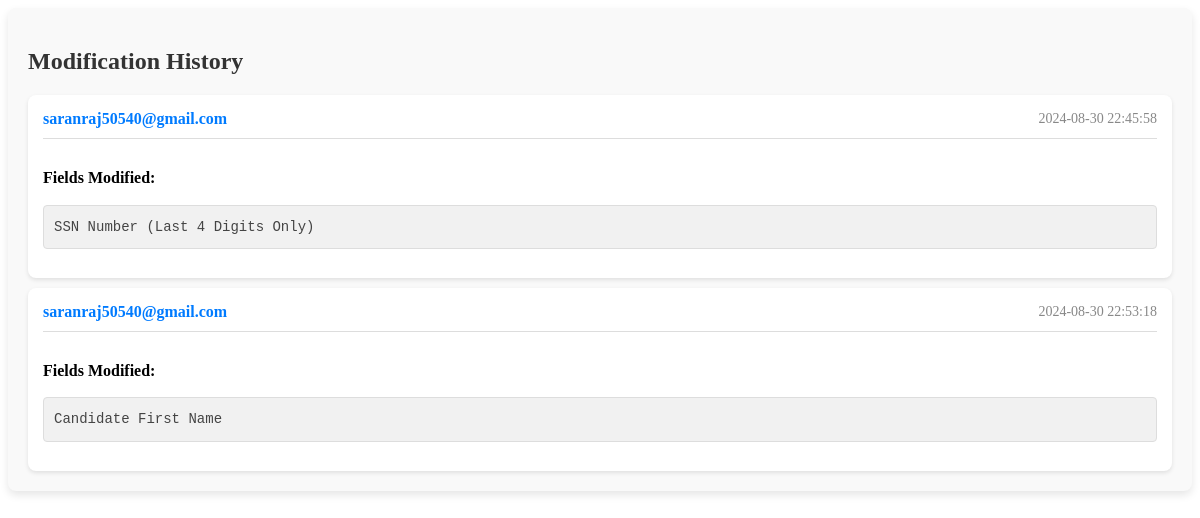
The app's page /fetch_history.php?id=147 with its own data.
### tables this page shows
CREATE TABLE `record_history` (
  `id` int(11) NOT NULL,
  `record_id` int(11) DEFAULT NULL,
  `modified_by` varchar(255) DEFAULT NULL,
  `modified_date` datetime DEFAULT NULL,
  `modification_details` text DEFAULT NULL,
  `old_value` text NOT NULL,
  `new_value` text NOT NULL
);

### fetch_history.php (the view, shortened to what this page needs)
<?php
include 'db.php';
$id = isset($_GET['id']) ? intval($_GET['id']) : 0;
$sql = "SELECT * FROM record_history WHERE record_id = ?";
$stmt = $conn->prepare($sql);
$stmt->bind_param('i', $id);
$stmt->execute();
$result = $stmt->get_result();
if ($result->num_rows > 0) {
    echo '<div class="history-container">';
    echo '<h2>Modification History</h2>';
    echo '<div class="history-list">';
    while ($row = $result->fetch_assoc()) {
        echo '<div class="history-card">';
        echo '<div class="history-header">';
        echo '<span class="history-modified-by">' . htmlspecialchars($row['modified_by']) . '</span>';
        echo '<span class="history-modified-date">' . htmlspecialchars($row['modified_date']) . '</span>';
        echo '</div>';
        echo '<div class="history-body">';
        echo '<p><strong>Fields Modified:</strong></p>';
        $modificationDetails = $row['modification_details'];
        foreach ($fieldMapping as $dbField => $friendlyName) {
            $modificationDetails = str_replace($dbField, $friendlyName, $modificationDetails);
        }
        echo '<pre>' . htmlspecialchars($modificationDetails) . '</pre>';
        echo '</div>';
        echo '</div>';
    }
    echo '</div>';
    echo '</div>';
} else {
    echo '<p>No history available for this record.</p>';
}
?>

### fetch_history.php (style rules this page uses)
.history-container { padding: 20px; background-color: #f9f9f9; border-radius: 8px; box-shadow: 0 4px 8px rgba(0, 0, 0, 0.1); }
.history-container h2 { margin-bottom: 20px; font-size: 24px; color: #333; }
.history-list { display: flex; flex-direction: column; gap: 10px; }
.history-card { background-color: #fff; border-radius: 8px; box-shadow: 0 2px 4px rgba(0, 0, 0, 0.1); padding: 15px; display: flex; flex-direction: column; }
.history-header { display: flex; justify-content: space-between; align-items: center; border-bottom: 1px solid #ddd; padding-bottom: 10px; margin-bottom: 10px; }
.history-modified-by { font-weight: bold; color: #007bff; font-size: 16px; }
.history-modified-date { color: #888; font-size: 14px; }
.history-body { line-height: 1.6; }
.history-body p { margin-bottom: 10px; font-size: 16px; color: #333; }
.history-body pre { background-color: #f1f1f1; border: 1px solid #ddd; border-radius: 4px; padding: 10px; overflow-x: auto; white-space: pre-wrap; font-family: 'Courier New', Courier, monospace; font-size: 14px; color: #444; }
.history-body strong { color: #000; font-weight: bold; }

### records on screen
record_history: modified_by "saranraj50540@gmail.com", modified_date "2024-08-30 22:45:58", modification_details "SSN Number (Last 4 Digits Only)"
record_history: modified_by "saranraj50540@gmail.com", modified_date "2024-08-30 22:53:18", modification_details "Candidate First Name"
